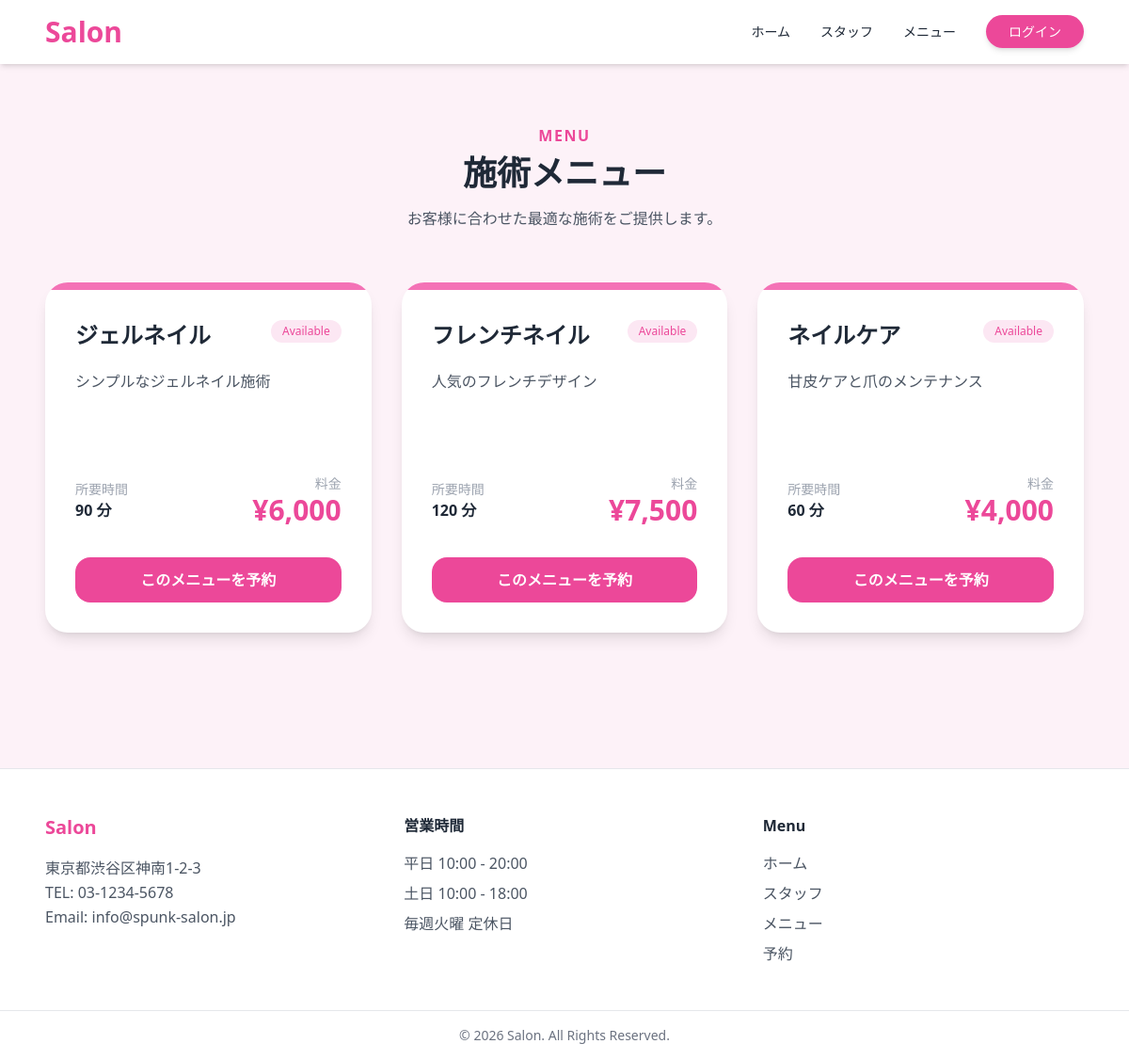
Page /menus on the committed database.
### app/infrastructure/orm_models.py (models this page shows, shortened)
class MenuORM(db.Model):
    __tablename__ = "menus"
    id               = db.Column(db.Integer,     primary_key=True)
    salon_id         = db.Column(db.Integer,     db.ForeignKey("salons.id"), nullable=False)
    name             = db.Column(db.String(100), nullable=False)
    description      = db.Column(db.Text,        nullable=False, default="")
    price            = db.Column(db.Integer,     nullable=False)  # 円単位で保存
    duration_minutes = db.Column(db.Integer,     nullable=False)
    is_active        = db.Column(db.Boolean,     nullable=False, default=True)
    created_at       = db.Column(db.DateTime,    nullable=False, default=datetime.now)
    salon = db.relationship("SalonORM", back_populates="menus")

class SalonORM(db.Model):
    __tablename__ = "salons"
    id           = db.Column(db.Integer, primary_key=True)
    name         = db.Column(db.String(100), nullable=False)
    address      = db.Column(db.String(255), nullable=False)
    phone        = db.Column(db.String(20),  nullable=False)
    email        = db.Column(db.String(255), nullable=False, unique=True)
    opening_time = db.Column(db.String(5),   nullable=False)  # "10:00"
    closing_time = db.Column(db.String(5),   nullable=False)  # "20:00"
    created_at   = db.Column(db.DateTime,    nullable=False, default=datetime.now)
    staffs       = db.relationship("StaffORM",       back_populates="salon", lazy="select")
    menus        = db.relationship("MenuORM",         back_populates="salon", lazy="select")
    reservations = db.relationship("ReservationORM",  back_populates="salon", lazy="select")

### app/interface/home.py (the view)
@main_bp.route("/menus")
def menus():
    salon = SalonORM.query.first()
    menus = MenuORM.query.filter_by(
        is_active=True
    ).all()
    return render_template(
        "menus.html",
        salon=salon,
        menus=menus,
    )

### app/templates/menus.html (shortened to what this page needs)
{% extends "layouts/base.html" %}
{% block content %}
<section class="max-w-6xl mx-auto px-6 py-16">
    <div class="text-center mb-14">
        <p class="text-pink-500 font-semibold tracking-widest mb-2">
            MENU
        </p>
        <h2 class="text-4xl font-bold mb-4">
            施術メニュー
        </h2>
        <p class="text-gray-600">
            お客様に合わせた最適な施術をご提供します。
        </p>
    </div>
    <div class="grid md:grid-cols-2 lg:grid-cols-3 gap-8">
        {% for menu in menus %}
        <div class="bg-white rounded-3xl shadow-lg overflow-hidden hover:-translate-y-1 hover:shadow-2xl transition duration-300">
            <div class="h-2 bg-pink-400"></div>
            <div class="p-8">
                <div class="flex justify-between items-start mb-5">
                    <h3 class="text-2xl font-bold">
                        {{ menu.name }}
                    </h3>
                    {% if menu.is_active %}
                    <span class="bg-pink-100 text-pink-500 text-xs px-3 py-1 rounded-full">
                        Available
                    </span>
                    {% endif %}
                </div>
                <p class="text-gray-600 leading-relaxed mb-8 min-h-[80px]">
                    {{ menu.description }}
                </p>
                <div class="flex justify-between items-center">
                    <div>
                        <p class="text-sm text-gray-400">
                            所要時間
                        </p>
                        <p class="font-semibold">
                            {{ menu.duration_minutes }} 分
                        </p>
                    </div>
                    <div class="text-right">
                        <p class="text-sm text-gray-400">
                            料金
                        </p>
                        <p class="text-3xl font-bold text-pink-500">
                            ¥{{ "{:,}".format(menu.price) }}
                        </p>
                    </div>
                </div>
                <a href="/reserve"
                   class="mt-8 block text-center bg-pink-500 hover:bg-pink-600 text-white py-3 rounded-2xl font-semibold transition">
                    このメニューを予約
                </a>
            </div>
        </div>
        {% endfor %}
    </div>
</section>
{% endblock %}

### app/templates/components/footer.html
<footer class="bg-white border-t mt-20">
    <div class="max-w-6xl mx-auto px-6 py-12 grid md:grid-cols-3 gap-10">
        <div>
            <h4 class="text-xl font-bold text-pink-500 mb-4">
                Salon
            </h4>
            {% if salon %}
            <p class="text-gray-600 leading-relaxed">
                {{ salon.address }}<br>
                TEL: {{ salon.phone }}<br>
                Email: {{ salon.email }}
            </p>
            {% else %}
            <p>
                店舗情報を準備中です。
            </p>
            {% endif %}
        </div>
        <div>
            <h4 class="font-semibold mb-4">
                営業時間
            </h4>
            <ul class="text-gray-600 space-y-2">
                <li>平日 10:00 - 20:00</li>
                <li>土日 10:00 - 18:00</li>
                <li>毎週火曜 定休日</li>
            </ul>
        </div>
        <div>
            <h4 class="font-semibold mb-4">
                Menu
            </h4>
            <ul class="text-gray-600 space-y-2">
                <li><a href="/" class="hover:text-pink-500">ホーム</a></li>
                <li><a href="/staffs" class="hover:text-pink-500">スタッフ</a></li>
                <li><a href="/menus" class="hover:text-pink-500">メニュー</a></li>
                <li><a href="/reserve" class="hover:text-pink-500">予約</a></li>
            </ul>
        </div>
    </div>
    <div class="border-t py-4 text-center text-sm text-gray-500">
        © 2026 Salon. All Rights Reserved.
    </div>
</footer>

### rows in the picture
MenuORM: name "ジェルネイル", is_active "Available", description "シンプルなジェルネイル施術", duration_minutes "90", price "6,000"
MenuORM: name "フレンチネイル", is_active "Available", description "人気のフレンチデザイン", duration_minutes "120", price "7,500"
MenuORM: name "ネイルケア", is_active "Available", description "甘皮ケアと爪のメンテナンス", duration_minutes "60", price "4,000"
SalonORM: address "東京都渋谷区神南1-2-3", phone "03-1234-5678", email "info@spunk-salon.jp"
